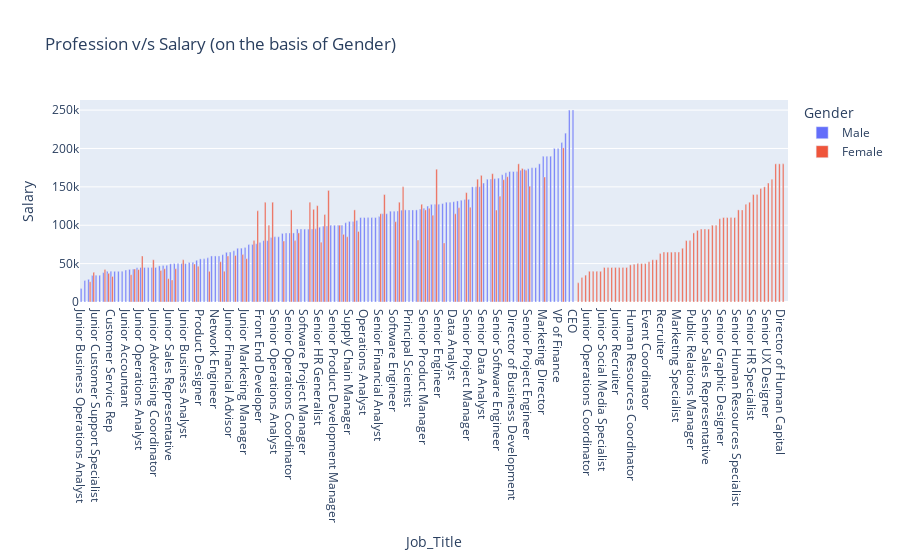

Write notebook code for a chart like this one.
### Code cell
# Grouped Bar chart 
fig=px.bar(
    Job.query("Gender in ['Male', 'Female']"),
    x="Job_Title",
    y="Salary",
    barmode="group",
    color="Gender",
    title=" Profession v/s Salary (on the basis of Gender)"
)
fig.show()

### Figure 1 — Plotly figure (JSON) as saved in the notebook; plotly's stock layout.template omitted (floating-point values rounded to 4 significant figures; data arrays with more than 128 entries replaced by an {"elided": "..."} marker saying what was removed)
{"data": [{"alignmentgroup": "True", "hovertemplate": "Gender=Male<br>Job_Title=%{x}<br>Salary=%{y}<extra></extra>", "legendgroup": "Male", "marker": {"color": "#636efa", "pattern": {"shape": ""}}, "name": "Male", "offsetgroup": "Male", "orientation": "v", "showlegend": true, "textposition": "auto", "type": "bar", "x": {"elided": "133 str values"}, "xaxis": "x", "y": {"elided": "133 float values"}, "yaxis": "y"}, {"alignmentgroup": "True", "hovertemplate": "Gender=Female<br>Job_Title=%{x}<br>Salary=%{y}<extra></extra>", "legendgroup": "Female", "marker": {"color": "#EF553B", "pattern": {"shape": ""}}, "name": "Female", "offsetgroup": "Female", "orientation": "v", "showlegend": true, "textposition": "auto", "type": "bar", "x": {"elided": "131 str values"}, "xaxis": "x", "y": {"elided": "131 float values"}, "yaxis": "y"}], "layout": {"barmode": "group", "legend": {"title": {"text": "Gender"}, "tracegroupgap": 0}, "title": {"text": " Profession v/s Salary (on the basis of Gender)"}, "xaxis": {"anchor": "y", "domain": [0, 1], "title": {"text": "Job_Title"}}, "yaxis": {"anchor": "x", "domain": [0, 1], "title": {"text": "Salary"}}}}
